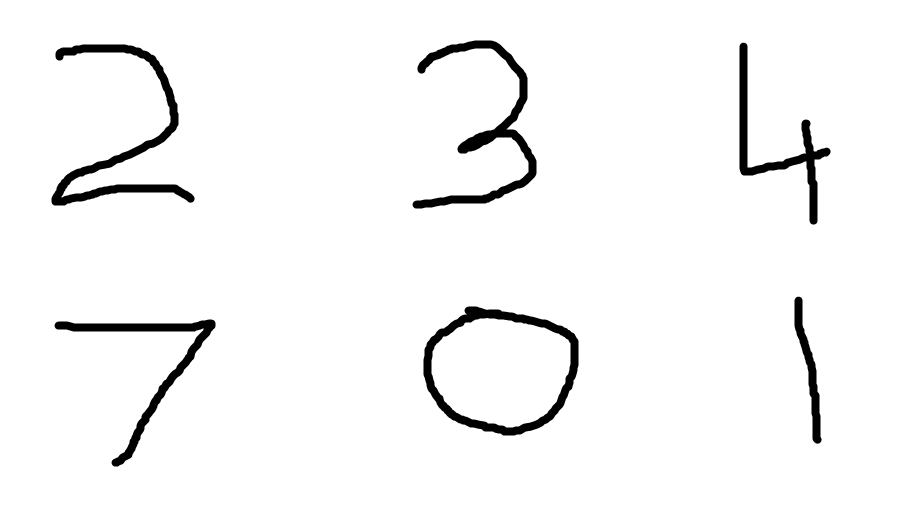
#> input picture images/digits.png, 906 x 511 px, found by its file name
$ jupyter execute --allow-errors 06_machine_learning.ipynb   (shell and % lines are left out)
#> lines starting #> are read from the running program, lines starting #| are printed output that depends on the picture; after the words box and inside, x2 and y2 are one past the last pixel; in counts of white or black regions, pixels touching at a corner belong together
# Machine Learning

In this Notebook we will see, previously, when there was no deep learning(or when deep learning was not popular), how people used machine learning algorithms to classify objects. We will solve simple classification problem using **KNN**.

**Note:** It is expected that you atleast know some fundamentals of machine learning algorithms.

 The computer cannot see the images as humans do. It only looks at numbers, and that’s what the images are. Each pixel is a feature. Just read the grayscale image using OpenCV or Python-PIL, convert to a numpy array and ravel (flatten) the matrix. If you are dealing with RGB images, then you have three matrices instead of one. But the idea remains the same.

## MNIST dataset

We'll use one of the most famous datasets in computer vision, [MNIST](https://en.wikipedia.org/wiki/MNIST_database), for our experiments. MNIST contains hand-written digits, collected by the National Institute of Standards and Technology, and collated into a machine learning dataset by Yann Lecun and his colleagues. Lecun used MNIST in 1998 to demonstrate [Lenet 5](https://yann.lecun.com/exdb/lenet/), the first computer system to demonstrate practically useful recognition of hand-written digit sequences. This was one of the most important breakthroughs in the history of AI.

You can download the dataset from [here](https://www.kaggle.com/scolianni/mnistasjpg). Once downloaded, extract it inside *data* directory.

The original dataset is in *csv* format, but we will work with images, because we are learning computer vision! Also, we want you to learn the complete end-to-end process.

The dataset contains gray-scale images of hand-drawn digits, from zero through nine. Each image is 28 pixels in height and 28 pixels in width, for a total of 784 pixels in total. Each pixel has a single pixel-value associated with it, indicating the lightness or darkness of that pixel, with higher numbers meaning darker. This pixel-value is an integer between 0 and 255, inclusive. We will try to build a machine learning model to classify these digits for us.

Lets start by looking at an image . .

[cell 1]
import cv2
import joblib
import numpy as np
from pathlib import Path
import matplotlib.pyplot as plt

**Note:** *Pathlib* is an amazing built-in library in python. It makes working with paths super easy. High recommend!

[cell 2]
img_path = 'data/trainingSet/0/img_1.jpg'
img = cv2.imread(img_path)
#> (the rest of this cell did not finish here and is left out)

Nice, it looks like a zero. If you look at the image shape (i.e 28 x 28 x 3), its using 3 channels. It is not a gray-scale image even though it looks like one! You can easily represent black and white images in RGB color space by just using 2 colors (black and white). So, never go for what you see. *Always check the shape of the image*.

We will have to convert the image to gray scale first

#> (a cell that did not finish here is left out)

Great, now the shape looks correct but the colors look different, this is because matplotlib using other color scheme. You can easily fix it by using *cmap* argument. We will have to explicitly ask matplotlib to use *gray* color scheme.

[cell 4]
plt.axis(False)
#> (the rest of this cell did not finish here and is left out)

We will be reading and displaying a lot images, it would be a good idea to make some functions for the job.

[cell 5]
def read_img(path):
    img = cv2.imread(path, cv2.COLOR_BGR2GRAY)
    return img

def plot_img(img):
    plt.axis(False)
    plt.imshow(img, cmap='gray');

We will now write a function to read all the images and use their parent folder name as label.

[cell 6]
def load_data(base_path):
    images = []
    labels = []

    for folder in base_path.iterdir():
        label = int(folder.stem)
        for img_path in folder.glob('*.jpg'):
            img = read_img(str(img_path))
            images.append(img)
            labels.append(label)

    images = np.array(images)
    labels = np.array(labels)
    return images, labels

we iterate over all the folders and then all the images inside all the folders. We then read the image and append it to the *images* list. We also append the parent folder name (i.e. label) to the labels list. Spend some time reading the function and make sure you understand what its doing.

**Hint:** remove the *for loop* and try running it on a single image.

[cell 7]
base_path = Path('data/trainingSet')
#> (the rest of this cell did not finish here and is left out)

The above cell may take some time to run. The time may vary depending upon your computer specs. The number of images and the number of labels are extactly same i.e one label for each 28 x 28 image. That means we did everything right.

**Formatting our data as per Machine Learning algorithms**

All Machine learning algorithms such as k-NN, SVMs and Decision trees require all samples in the dataset to have a ﬁxed size. In the case of images, this requirement implies that our images must be preprocessed and scaled to have identical widths and heights. Here, our images are already preprocessed and scaled. So, we can use them directly.

Let's move ahead and convert our 2D image into one dimension because machine learning algorithm takes 1 dimensional features, after that split our data into Training and validation set.

#> (a cell that did not finish here is left out)

We have converted all our images from 28 x 28 to a 1D vector with 784 values. In machine learning terminology,  we have 42,000 samples and each sample has 784 features. If your seeing the `reshape` function for the first time then we will recommend you to google it. Its really powerful and increases your overall understanding of the nd-arrays.

time to split our data . . .

[cell 9]
from sklearn.model_selection import train_test_split
#> (the rest of this cell did not finish here and is left out)

We used the `train_test_split` function from *sklearn*. Its simply splits our features and labels.

**Note:** You are not suppose to understand everything. Just follow along! Because explaining all these things will take a lot time and is also, out of the scope of this course. If you are interested in learning more, then we have a separate *course on Machine Learning* where we will discuss everything in detail.

Lets train some models and validate them.

### K-nearest neighbors Classifier

[cell 10]
from sklearn.neighbors import KNeighborsClassifier

**Note:** KNN is a very slow alogrithm. So the below cell can take 10-15 mins to run. Make sure you are patient.

[cell 11]
model = KNeighborsClassifier()
#> (the rest of this cell did not finish here and is left out)

97% accuracy, that is pretty dope. Time to make some predictions

[cell 12]
img_path = 'data/trainingSet/0/img_1.jpg'
img = read_img(img_path)
#> (the rest of this cell did not finish here and is left out)

lets see what our model things of this image

#> (a cell that did not finish here is left out)

Thats right! lets try another image.

[cell 14]
img_path = 'data/trainingSet/9/img_11.jpg'
img = read_img(img_path)
#> (the rest of this cell did not finish here and is left out)

Great, right? In couple of minutes, the model learned to classify hand-written digits. You can create some new digits in microsoft paint and use them as input.

One main advantage of the k-NN algorithm is that it’s extremely simple to implement and understand. Furthermore, the classiﬁer takes absolutely no time to train, since all we need to do is store our data points for the purpose of later computing distances to them and obtaining our ﬁnal classiﬁcation.

However, we pay for this simplicity at classiﬁcation time. Classifying a new testing point requires a comparison to every single data point in our training data, which scales O(N), making working with larger datasets computationally prohibitive.

Finally, the k-NN algorithm is more suited for low-dimensional feature spaces (which images are not). If we use a lot of images, KNN can take much longer to predict as it calculates distance to every other images.

Let's try some other algorithm

### SVM Classifier

[cell 15]
from sklearn import svm
svm = svm.SVC(random_state = 0)
#> (the rest of this cell did not finish here and is left out)

So, SVM outperformed KNN classifier. We can use this approach for images, and this is how it was used in good old times. SVM was quite famous for image datasets.

We can save these trained model in a pickle file and use them to make predictions later. Since SVM gave use better score, we wil save it.

[cell 16]
joblib.dump(svm, 'data/digit_svm.pkl')

Machine learning algorithms can take hours to train when working with bigger images (like 512 x 512), also sometimes high dimensionality can give you lower scores. In such situations, its recommended to use techniques like `PCA` and `SVD` for dimensionality reduction.

**Note:** Discussing all these algorithm and techniques is out of the scope of the course. We highly recommend you to check out our *machine learning course*, if you want to master Machine Learning algorithms and techniques.

### Making predictions

We will first need an image with hand-written digits. You can either write a digit on a paper, and click a photo or draw a digit in microsoft paint. I have already created an image in paint. Lets load it

[cell 17]
digits = read_img('images/digits.png')
#> call 3 of read_img, with path = 'images/digits.png'
#> in read_img, img is the input picture: shape (511, 906, 3); min 0, max 255, mean 245.5
plot_img(digits)

after doing some trial-error, I was able to select the digit 2 in upper-left corner

[cell 18]
two = digits[40:220, 40:220]
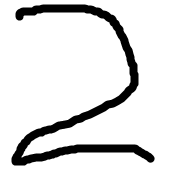
#> two: shape (180, 180, 3); min 0, max 255, mean 225.5
plot_img(two)

Nice, so we have selected out 2. For our machine learning model to work, it should get input in the same format in which it was trained on. In the training images, the digits were in white and the background was black. But our image look different, the easiest way to fix it would be to use inverse thresholding.

[cell 19]
two = cv2.resize(two, (28,28))
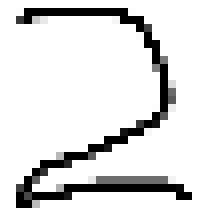
#> two: shape (28, 28, 3) (shown 8 times larger); min 0, max 255, mean 225.4
two = cv2.cvtColor(two, cv2.COLOR_BGR2GRAY)
#> two: shape (28, 28)
blurred = cv2.GaussianBlur(two, (3, 3), 0)
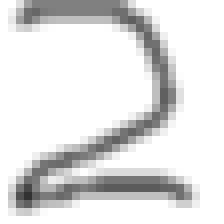
#> blurred: shape (28, 28) (shown 8 times larger); min 50, max 255, mean 224.3
final = cv2.adaptiveThreshold(blurred, 255, cv2.ADAPTIVE_THRESH_MEAN_C, cv2.THRESH_BINARY_INV, 3, 4)
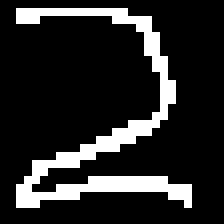
#> final: shape (28, 28) (shown 8 times larger); 15.6% white in thin lines or dots, all inside (x1, y1, x2, y2) = (2, 1, 24, 26)
plot_img(final)

pretty close. Lets load our model and try to predict what number it is . . .

[cell 20]
model = joblib.load('data/digit_svm.pkl')
model

#> (a cell that did not finish here is left out)

Amazing, our model got it write. Lets put it all inside a function

[cell 22]
def process_img(img, gray=False):
    img = cv2.resize(img, (28,28))
    if not gray:
        img = cv2.cvtColor(img, cv2.COLOR_BGR2GRAY)
    blurred = cv2.GaussianBlur(img, (3, 3), 0)
    final = cv2.adaptiveThreshold(blurred, 255, cv2.ADAPTIVE_THRESH_MEAN_C, cv2.THRESH_BINARY_INV, 3, 4)
    return final.reshape(-1)

[cell 23]
two = digits[40:220, 40:220]
out = process_img(two)
#> out = 784 values, max 255 at index 30, min 0 at index 0, mean 39.68
#> (the rest of this cell did not finish here and is left out)

$ run again, with images/Pixel.png copied over images/digits.png
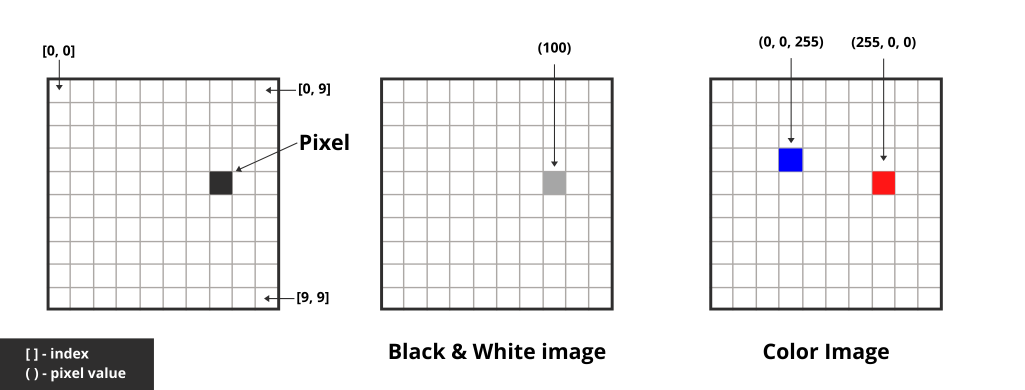
#> input picture images/Pixel.png, 2050 x 780 px, found by its file name (shown at 1/2 size)
#> in read_img, img is the input picture: shape (780, 2050, 3); mean B, G, R 239.9, 239.7, 240.2
#> `two = digits[40:220, 40:220]`:
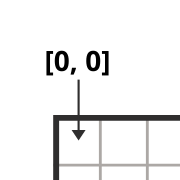
#> two: shape (180, 180, 3); mean B, G, R 240.5, 240.6, 240.7
#> `final = cv2.adaptiveThreshold(blurred, 255, cv2.ADAPTIVE_THRESH_MEAN_C..`:
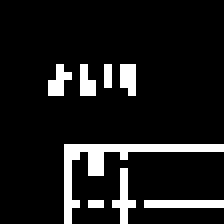
#> final: shape (28, 28) (shown 8 times larger); 10.5% white in thin lines or dots, all inside (x1, y1, x2, y2) = (6, 8, 28, 28)
#> out = 784 values, max 255 at index 231, min 0 at index 0, mean 26.67
